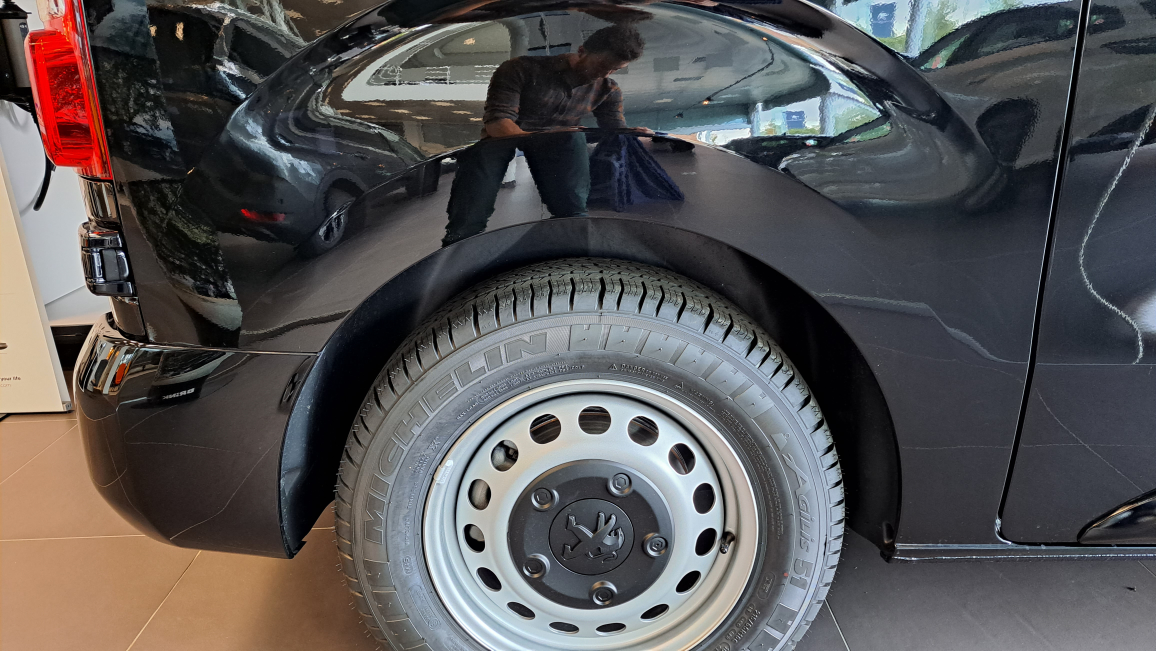
#> input picture resources/test_image.jpg, 4624 x 2604 px (shown at 1/4 size); its folder holds only this picture in this run
$ python resizeImg.py   (older library calls are emulated)
#> lines starting #> are read from the running program, lines starting #| are printed output that depends on the picture
import glob
from PIL import Image

# Store the path where your list of files are stored
# folPath = r'C:\Users\tpirmez\Documents\SOFTWARE\DOC\Python\resizeImg\resources'
folPath = r'resources'

# Initialize a counter
counter = 0

# Use the glob library to generate a list of filepaths of each file stored in the folder defined in folPath
# And iterate through every file
for filePath in glob.glob("{0}\*.jpg".format(folPath)):
    # print the filepath
    print(filePath)

    # Open the image and find original width and height
    image = Image.open(filePath)
#> image is the input picture: PIL image 4624x2604 RGB; mean R, G, B 87, 84.2, 84.7
    width = image.size[0]
#> width = 4624
    height = image.size[1]
#> height = 2604

    # Determine the aspect ratio of the original image
    aspect = width / float(height)
#> aspect = 1.78

    # Define the desired aspect ratio
    ideal_width = 800
    ideal_height = 600
    ideal_aspect = ideal_width / float(ideal_height)

    if aspect > ideal_aspect:
        # Then crop the left and right edges
        new_width = int(ideal_aspect * height)
#> new_width = 3472
        offset = (width - new_width) / 2
#> offset = 576
        resize = (offset, 0, width - offset, height)
#> resize = (576, 0, 4048, 2604)
    else:
        # Then crop the top and NOT the bottom
        new_height = int(width / ideal_aspect)
        offset = height - new_height
        resize = (0, offset, width, height)

    # Info: Antialiasing is a technique used in digital imaging to reduce the visual defects that occur when high-resolution images are presented in a lower resolution.
    image_resized = image.crop(resize).resize((ideal_width, ideal_height), Image.ANTIALIAS)
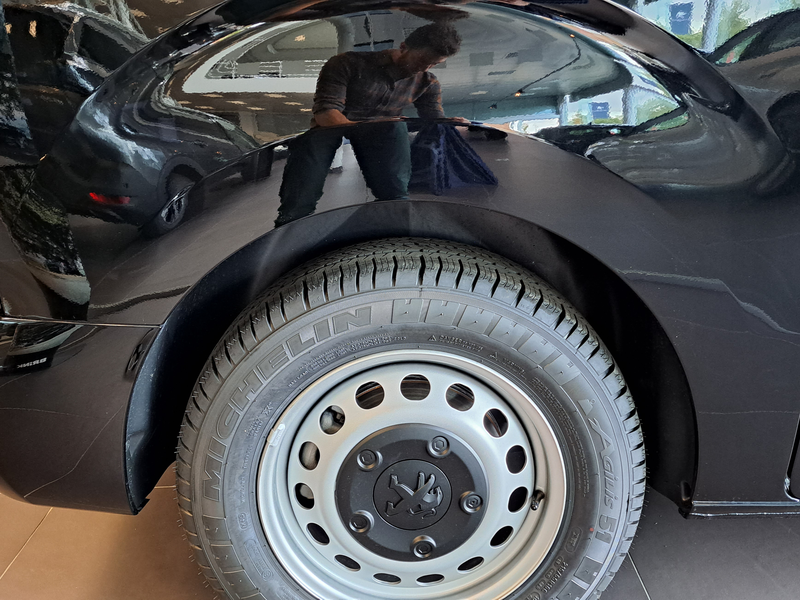
#> image_resized: PIL image 800x600 RGB; mean R, G, B 81.5, 83.1, 85.1

    # Save the new image in the output folder
    # image_resized.save(r'C:\Users\tpirmez\Documents\SOFTWARE\DOC\Python\resizeImg\resources\output\resized' + str(counter) + '.jpg')
    image_resized.save(r'resources\output\resized' + str(counter) + '.jpg')

    # Update the counter
    counter += 1
